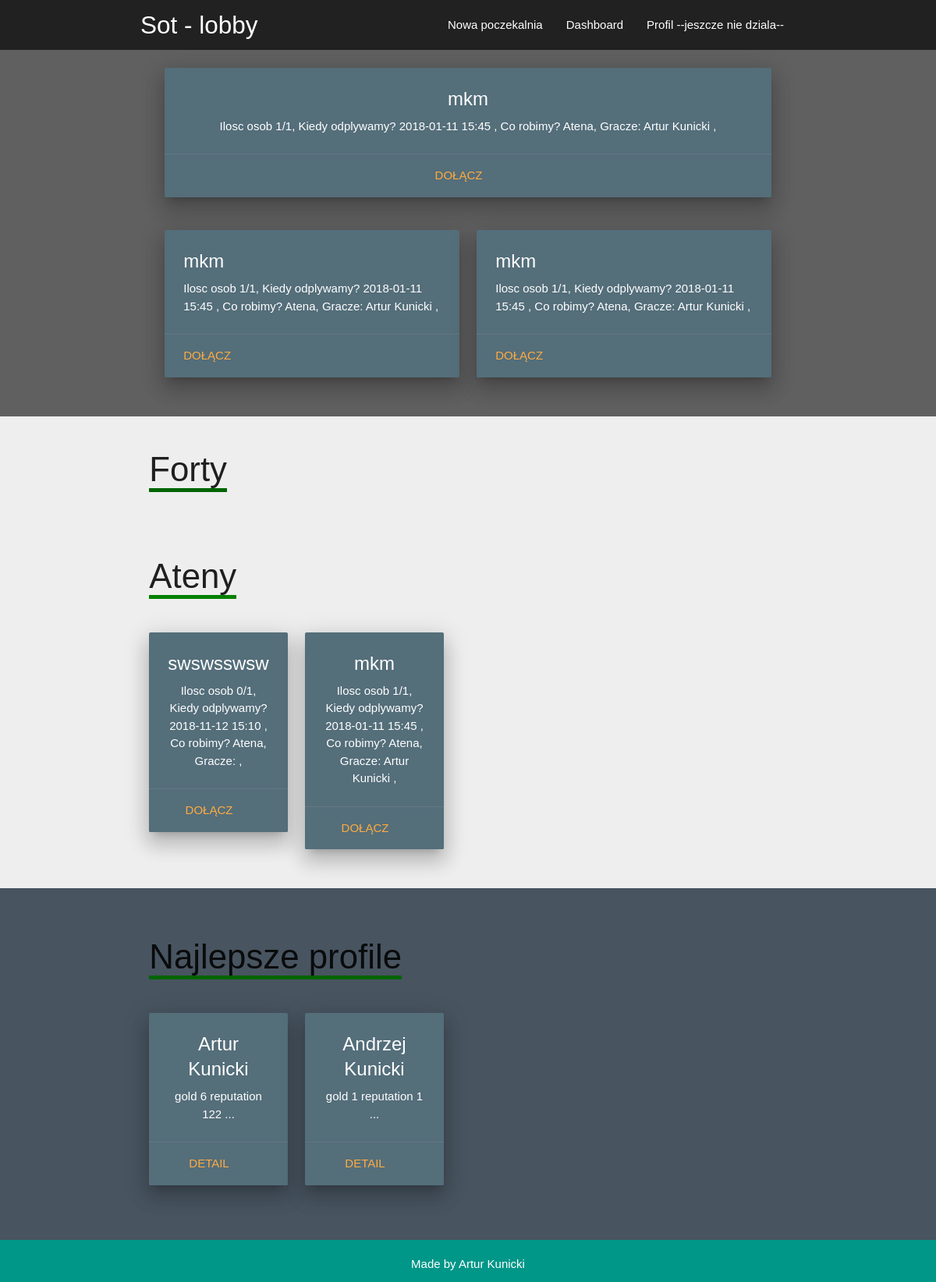
The app's page / (signed in) with its own data.
### lobby/models.py (models this page shows, shortened)
class Queue(models.Model):
    title = models.CharField(max_length=50)
    members = models.IntegerField()
    date = models.DateTimeField()
    category = models.ForeignKey(Category, on_delete=models.DO_NOTHING,blank=True,null=True, related_name='cat')
    usrs = models.ManyToManyField(Profile)
    author = models.ForeignKey(User,on_delete=models.DO_NOTHING,blank=True,null=True)
    complete = models.BooleanField(default=False)
    def pretty_date(self):
        return self.date.strftime('%Y-%m-%d %H:%M')

class Category(models.Model):
    title = models.CharField(max_length=20)

### accounts/models.py (models this page shows, shortened)
class Profile(models.Model):
    name = models.CharField(max_length=40)
    username = models.CharField(max_length=40,blank=True, null=True)
    thumbnail = models.ImageField(upload_to="accounts")
    gold = models.IntegerField()
    solus = models.IntegerField()
    alliance = models.IntegerField()
    reputation = models.IntegerField()
    user = models.OneToOneField(User, on_delete=models.CASCADE)

### lobby/views.py (the view)
# urls.py: path('', views.index, name="index"),
def index(request):
    n1queues  = Queue.objects.order_by('-id')[:1]
    n2queues  = Queue.objects.order_by('-id')[:1]
    n3queues  = Queue.objects.order_by('-id')[:1]
    flobby   = Queue.objects.filter(category__title="Fort")
    alobby   = Queue.objects.filter(category__title="Atena")
    profiles = Profile.objects.order_by('-reputation')
    context  = {
        'n1fort':n1queues,
        'n2fort':n2queues,
        'n3fort':n3queues,
        'flobby':flobby,
        'alobby':alobby,
        'profiles':profiles
    }
    return render(request, 'lobby/index.html',context)

### templates/lobby/index.html (shortened to what this page needs)
{% extends 'base.html' %}
{% block content%}
  <div class='section1'>
  <div class="container">
    <div class="section">
          <div class="row center-align" style="padding: 0 20px 0 20px; align-">
              <div class="col s12 m12">
                <div class="card blue-grey darken-1 z-depth-4">
                  <div class="card-content white-text">
                    <span class="card-title">{% for fort in n1fort %}
                              {{ fort.title}}
                    </span>
                    <p>Ilosc osob {{ fort.usrs.all.count }}/{{ fort.members}},  Kiedy odplywamy? {{ fort.pretty_date}} , Co robimy? {{ fort.category.title}},
                        Gracze: {% for profile in fort.usrs.all %}
                        {{ profile.name}}
                        {% endfor %}
                      , </p>
                  </div>
                  <div class="card-action">
                    <a href="{% url 'detail' fort.id %}">Dołącz</a>
                    {% endfor %}
                  </div>
                </div>
              </div>
          </div>
           <div class="row" style="padding: 0 20px 0 20px;">
              <div class="col s12 m6" >
                <div class="card blue-grey darken-1 z-depth-4">
                    <div class="card-content white-text">
                        <span class="card-title">{% for fort in n2fort %}
                                  {{ fort.title}}
                        </span>
                        <p>Ilosc osob {{ fort.usrs.all.count }}/{{ fort.members}},  Kiedy odplywamy? {{ fort.pretty_date}} , Co robimy? {{ fort.category.title}},
                            Gracze: {% for profile in fort.usrs.all %}
                            {{ profile.name}}
                            {% endfor %}
                          , </p>
                      </div>
                      <div class="card-action">
                        <a href="{% url 'detail' fort.id %}">Dołącz</a>
                        {% endfor %}
                      </div>
                </div>
              </div>
              <div class="col s12 m6">
                <div class="card blue-grey darken-1 z-depth-4">
                    <div class="card-content white-text">
                        <span class="card-title">{% for fort in n3fort %}
                                  {{ fort.title}}
                        </span>
                        <p>Ilosc osob {{ fort.usrs.all.count }}/{{ fort.members}},  Kiedy odplywamy? {{ fort.pretty_date}} , Co robimy? {{ fort.category.title}},
                            Gracze: {% for profile in fort.usrs.all %}
                            {{ profile.name}}
                            {% endfor %}
                          , </p>
                      </div>
                      <div class="card-action">
                        <a href="{% url 'detail' fort.id %}">Dołącz</a>
                        {% endfor %}
                      </div>
                </div>
              </div>
          </div>
    </div>
  </div>
  </div>
  <div class='section2'>
    <div class="container">
          <div class="section row ">
            <div class="formobile">
               <div class="col s12 q">
                <h3><span style="border-bottom: 5px solid darkgreen;" class="mobile-title">Forty</h3>
                <br>
               </div>
               <div class="col s12 q">
                <h3><span style="border-bottom: 5px solid green;">Ateny</h3>
                <br>
                  <div class="row center-align">
                    {% for fort in alobby %}
                    <div class="col s12 m3 center-align" style="width:200px;">
                          <div class="card blue-grey darken-1 z-depth-4">
                            <div class="card-content white-text">
                              <span class="card-title">
                                        {{ fort.title}}
                              </span>
                              <p>Ilosc osob {{ fort.usrs.all.count }}/{{ fort.members}},  Kiedy odplywamy? {{ fort.pretty_date}} , Co robimy? {{ fort.category.title}},
                                  Gracze: {% for profile in fort.usrs.all %}
                                  {{ profile.name}}
                                  {% endfor %}
                                , </p>
                            </div>
                              <div class="card-action" >
                                <a href="{% url 'detail' fort.id %}">Dołącz</a>
                              </div>
                          </div>
                    </div>
                    {% endfor %}
                  </div>
               </div>
            </div>
          </div>
    </div>
  </div>
  <div class='section3'>
    <div class="container">
          <div class="section row ">
            <div class="formobile">
               <div class="col s12 q">
                <h3><span style="border-bottom: 5px solid darkgreen;">Najlepsze profile</h3>
                <br>
                  <div class="row center-align">
                    {% for profile in profiles %}
                    <div class="col s12 m3" style="width:200px;">
                          <div class="card blue-grey darken-1 z-depth-4">
                            <div class="card-content white-text">
                              <span class="card-title">
                                  {{ profile.name }}
                              </span>
                              <p>
                                 gold {{ profile.gold}} reputation {{ profile.reputation}} ...
                                 </p>
                            </div>
                              <div class="card-action" >
                                <a href="{% url 'profiledetail' profile.id %}">Detail</a>
                              </div>
                          </div>
                    </div>
                    {% endfor %}
                  </div>
               </div>
            </div>
          </div>
    </div>
  </div>
{% endblock %}

### sot/static/css/style.css (style rules this page uses)
* { margin:0; padding:0; }
html { position: relative; min-height: 100%; }
.section1 { background-color: #606060 ; width:100%; height: 100%; }
.section2 { background-color: #eeeeee; width:100%; height: 100%; }
.section2 { background-color: #eeeeee ; width:100%; height: 100%; }
body { margin: 0; padding: 0; font-family: sans-serif; background-color: #485460; }
.section3 { background-color: #485460 ; width:100%; height: 100%; }

### records on screen
Queue: title "mkm", usrs.all.count "1", members "1", pretty_date "2018-01-11 15:45", category "Atena"
Profile: name "Artur Kunicki", gold "6", reputation "122"
Queue: title "swswsswsw", usrs.all.count "0", members "1", pretty_date "2018-11-12 15:10", category "Atena"
Profile: name "Andrzej Kunicki", gold "1", reputation "1"
